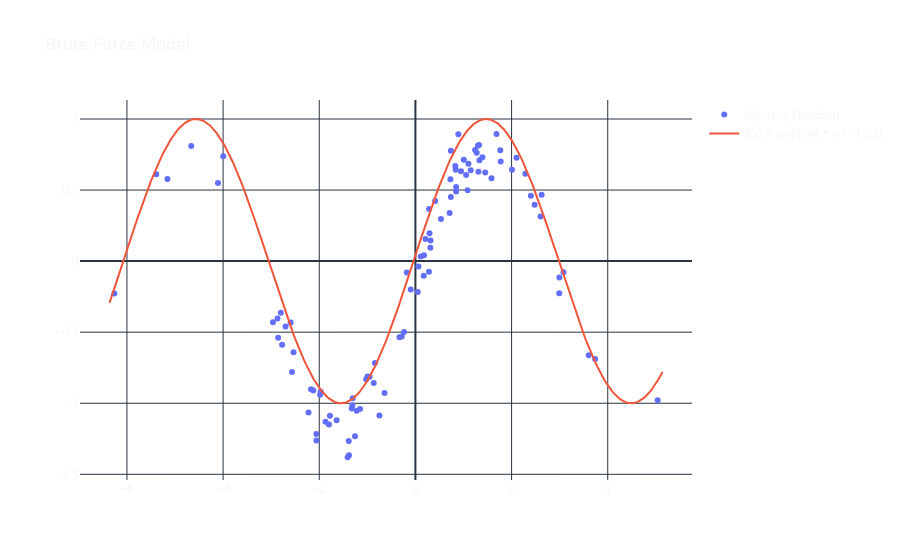

The notebook cell saved with this chart:
### Markdown cell above
**According to MSE, $y_1$ is the best model, and $y_3$ is the worst.**

**Before going to `gradient descent` let us try another solution: _brute force search_.**

**Brute force search is a simple and straightforward method of searching for a solution to a problem by checking every possible option in a systematic way until the correct solution is found. It involves evaluating every possible solution, no matter how inefficient or unlikely it may be, until the correct one is discovered.**

**Let's generate random values between -3 and 3 and use them to create a model, i.e., the values of `w0` and `w1`.**

### Code cell
import pandas as pd 

w0_val = np.linspace(-3, 3, 50)
w1_val = np.linspace(-3, 3, 50)

loss_log = []

for w0 in w0_val:
    for w1 in w1_val:
        loss_log.append([w0, w1, mse(np.sin(x), np.cos(w0 * x + w1))])

loss_log_df = pd.DataFrame(loss_log, columns=['w0', 'w1', 'MSE'])

w0_BF = loss_log_df.loc[loss_log_df['MSE'].idxmin(), ['w0', 'w1']]['w0']
w1_BF = loss_log_df.loc[loss_log_df['MSE'].idxmin(), ['w0', 'w1']]['w1']

brute_force_model = model([w0_BF, w1_BF], x_test)

fig = go.Figure(data=go.Scatter(
    x=x, y=y, mode='markers', name='Mystery Function'))

fig.add_trace(go.Scatter(x=x_test, y=brute_force_model,
              name=f'f(x) = sin({w0_BF:.2f} * x + {w1_BF:.2f})'))

fig.update_layout(template='plotly_dark',
                  title='Brute Force Model',
                  paper_bgcolor='rgba(0, 0, 0, 0)',
                  plot_bgcolor='rgba(0, 0, 0, 0)')

fig.show()

### Figure 1 — Plotly figure (JSON) as saved in the notebook; plotly's stock layout.template omitted (floating-point values rounded to 4 significant figures; data arrays with more than 128 entries replaced by an {"elided": "..."} marker saying what was removed)
{"data": [{"mode": "markers", "name": "Mystery Function", "type": "scatter", "x": [-0.749, 0.2849, -2.536, -0.9949, 3.079, 3.737, 0.2091, -4.662, 5.038, 1.086, -5.157, -1.222, 1.687, 1.774, 2.994, 0.4106, -1.41, 0.7372, -0.332, 2.402, -2.7, 2.992, -1.151, 2.48, 1.452, -0.9541, -5.392, 0.06221, 1.299, -0.8437, -2.224, -0.09697, 0.8928, -1.386, 0.5309, -2.854, -0.868, 1.102, -0.642, 0.1725, 1.332, 1.393, -1.024, 0.847, 0.9485, 1.15, 2.625, 0.728, 1.582, -2.799, -0.2363, 3.605, 1.274, -1.799, -2.059, -2.772, -2.06, 0.7367, 0.2812, 2.009, 1.311, 2.603, -1.303, 0.3153, 0.1102, -1.778, 2.287, 0.8471, -0.2862, -1.325, -2.596, -2.964, -2.869, 0.7113, -1.87, 1.054, -1.311, 1.323, -0.1796, -1.969, -2.568, -4.106, 0.04842, 1.765, 0.1781, 0.8374, 0.8301, -6.262, -1.382, -1.983, 0.3108, -1.256, 1.007, -3.997, -1.638, 1.242, -2.171, 0.2935, 2.103, -2.123], "y": [-1.086, 0.3666, -0.6412, -0.8126, -0.07872, -0.688, 0.1554, 0.8095, -0.9794, 0.4988, 0.5779, -1.053, 0.8941, 0.7006, -0.1145, 0.4231, -1.38, 0.7758, -0.5352, 0.4596, -0.4597, -0.2269, -1.041, 0.3974, 0.6228, -0.8143, 0.6113, -0.03845, 0.8113, -0.7174, -1.065, -0.199, 0.8922, -1.265, 0.2956, -0.5399, -0.858, 0.6859, -0.9272, -0.1032, 0.7094, 0.7311, -0.8319, 0.5216, 0.632, 0.6385, 0.4675, 0.5764, 0.5829, -0.3629, -0.4989, -0.6614, 0.7629, -1.15, -1.262, -0.5886, -1.217, 0.4516, -0.07532, 0.6428, 0.628, 0.3144, -0.9644, 0.1443, 0.0328, -1.088, 0.6147, 0.4896, -0.5312, -1.037, -0.4312, -0.4299, -0.4036, 0.3394, -1.13, 0.6056, -1.014, 0.8174, -0.08081, -0.9184, -0.781, 0.5496, -0.2176, 0.7807, 0.0406, 0.643, 0.6687, -0.2284, -1.365, -0.9398, 0.09362, -1.232, 0.7129, 0.7374, -1.12, 0.7819, -0.902, 0.1954, 0.7265, -0.9096]}, {"name": "f(x) = sin(1.04 * x + -1.53)", "type": "scatter", "x": {"elided": "500 float values"}, "y": {"elided": "500 float values"}}], "layout": {"paper_bgcolor": "rgba(0, 0, 0, 0)", "plot_bgcolor": "rgba(0, 0, 0, 0)", "title": {"text": "Brute Force Model"}}}
